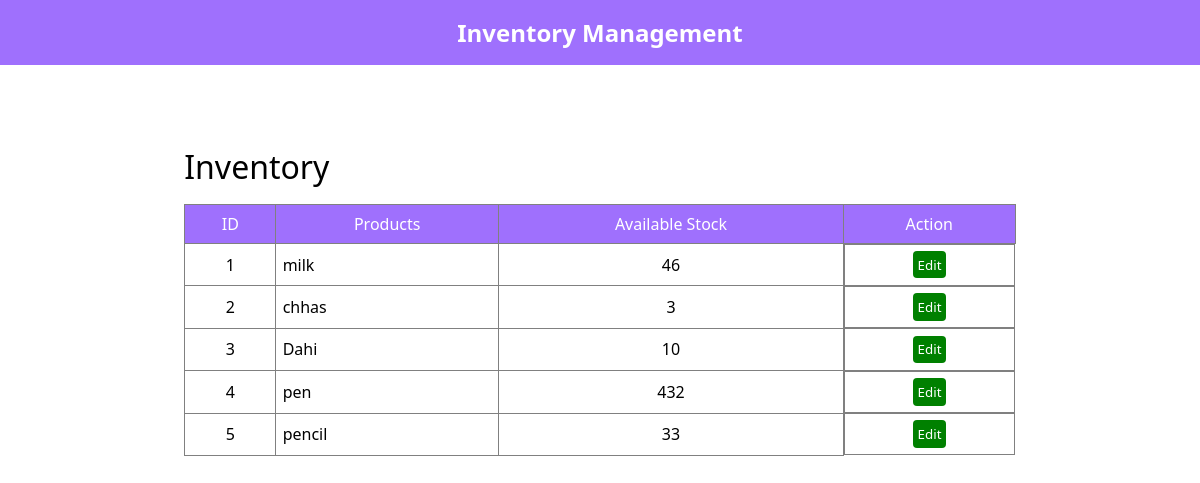
Before: /inventory with the older database file.
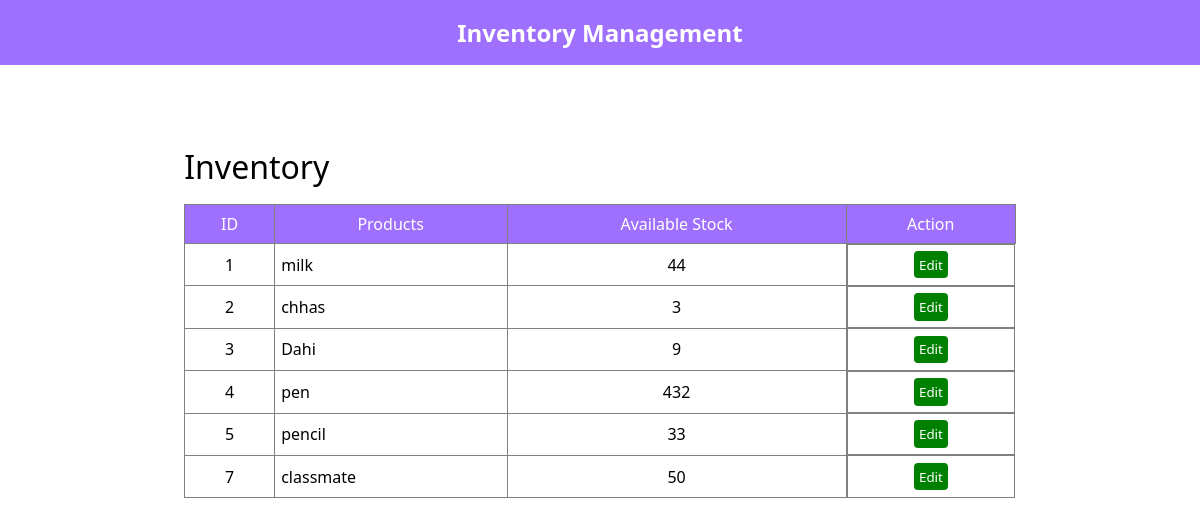
After: the same page with the newer database file.
### items/models.py (models this page shows, shortened)
class Inventory(models.Model):
    Products = models.ForeignKey(Products, on_delete=models.CASCADE)
    Available_Stock = models.IntegerField(default=0)

class Products(models.Model):
    Date_Time = models.DateTimeField(auto_now=True, auto_now_add=False)
    Name = models.CharField(max_length=50)
    Description = models.TextField()
    Price = models.FloatField()
    Status = models.BooleanField(default=True)
    Categorie = models.ForeignKey(Categories, on_delete=models.CASCADE)

### items/views.py (the view)
# urls.py: path("inventory", views.inventory, name='inventory'),
def inventory(request):
    active_inventory = "active"
    p = Inventory.objects.all()
    context = {"active_inventory":active_inventory, "inventory":p}
    return render(request, 'items/inventory.html', context)

### Templates/items/inventory.html (shortened to what this page needs)
{% extends "base.html" %}
{% load static %}
{% block head %}
<link rel="stylesheet" href="{% static 'css/style.css' %}">
{% endblock head %}
{% block body %}
<div class="cont">
    <div class="flexbox">
        <h1 class="heading">Inventory</h1>
    </div>
    <table class="table">
        <tr>
            <th>ID</th>
            <th>Products</th>
            <th>Available Stock</th>
            <th>Action</th>
        </tr>
        <tr>
            {% if inventory %}
            {% for i in inventory %}
            <tr>
            <td style='text-align: center;'>{{i.id}}</td>
            <td>{{i.Products.Name}}</td>
            <td style='text-align: center;'>{{i.Available_Stock}}</td>
            <td class="center">
                <button class="editbtn" onclick="window.location.href='/edit_inventory/{{i.id}}/'">Edit</button>
            </td>
            </tr>
            {% endfor %}
            {% else %}
            <td style='color:red; padding: 1rem; text-align: center;' colspan="6">Empty</td>
            {% endif %}
        </tr>
    </table>
</div>
{% endblock body %}

Changed rows visible on the page:
changed Inventory "milk": Available_Stock "46" → "44"
changed Inventory "Dahi": Available_Stock "10" → "9"
added Inventory: id "7", Products.Name "classmate", Available_Stock "50"
